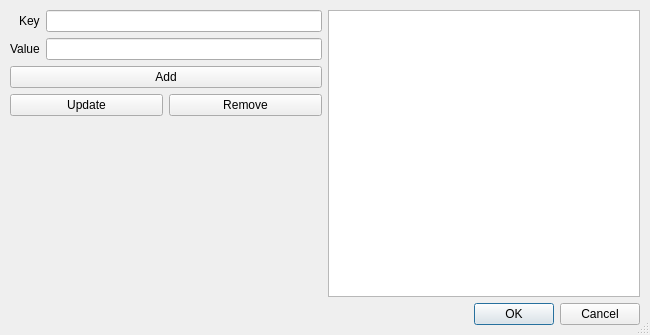
<?xml version="1.0" encoding="UTF-8"?>
<ui version="4.0">
 <class>fso::fred::dialogs::CustomDataDialog</class>
 <widget class="QDialog" name="fso::fred::dialogs::CustomDataDialog">
  <property name="windowModality">
   <enum>Qt::WindowModal</enum>
  </property>
  <property name="geometry">
   <rect>
    <x>0</x>
    <y>0</y>
    <width>650</width>
    <height>335</height>
   </rect>
  </property>
  <property name="windowTitle">
   <string>Custom Data</string>
  </property>
  <property name="sizeGripEnabled">
   <bool>true</bool>
  </property>
  <property name="modal">
   <bool>true</bool>
  </property>
  <layout class="QVBoxLayout" name="verticalLayout">
   <property name="spacing">
    <number>6</number>
   </property>
   <property name="leftMargin">
    <number>10</number>
   </property>
   <property name="topMargin">
    <number>10</number>
   </property>
   <property name="rightMargin">
    <number>10</number>
   </property>
   <property name="bottomMargin">
    <number>10</number>
   </property>
   <item>
    <layout class="QHBoxLayout" name="horizontalLayout">
     <item>
      <layout class="QVBoxLayout" name="verticalLayout_2">
       <item>
        <layout class="QFormLayout" name="formLayout">
         <property name="labelAlignment">
          <set>Qt::AlignRight|Qt::AlignTrailing|Qt::AlignVCenter</set>
         </property>
         <item row="0" column="0">
          <widget class="QLabel" name="keyLabel">
           <property name="text">
            <string>Key</string>
           </property>
          </widget>
         </item>
         <item row="0" column="1">
          <widget class="QLineEdit" name="keyLineEdit"/>
         </item>
         <item row="1" column="0">
          <widget class="QLabel" name="valueLabel">
           <property name="text">
            <string>Value</string>
           </property>
          </widget>
         </item>
         <item row="1" column="1">
          <widget class="QLineEdit" name="valueLineEdit"/>
         </item>
        </layout>
       </item>
       <item>
        <layout class="QGridLayout" name="gridLayout">
         <property name="sizeConstraint">
          <enum>QLayout::SetDefaultConstraint</enum>
         </property>
         <item row="0" column="0" colspan="2">
          <widget class="QPushButton" name="addButton">
           <property name="sizePolicy">
            <sizepolicy hsizetype="Minimum" vsizetype="Fixed">
             <horstretch>0</horstretch>
             <verstretch>0</verstretch>
            </sizepolicy>
           </property>
           <property name="text">
            <string>Add</string>
           </property>
          </widget>
         </item>
         <item row="1" column="1">
          <widget class="QPushButton" name="removeButton">
           <property name="text">
            <string>Remove</string>
           </property>
          </widget>
         </item>
         <item row="1" column="0">
          <widget class="QPushButton" name="updateButton">
           <property name="text">
            <string>Update</string>
           </property>
          </widget>
         </item>
        </layout>
       </item>
       <item>
        <spacer name="verticalSpacer_2">
         <property name="orientation">
          <enum>Qt::Vertical</enum>
         </property>
         <property name="sizeHint" stdset="0">
          <size>
           <width>20</width>
           <height>40</height>
          </size>
         </property>
        </spacer>
       </item>
      </layout>
     </item>
     <item>
      <widget class="QTableView" name="stringsTableView">
       <property name="sizePolicy">
        <sizepolicy hsizetype="Expanding" vsizetype="Expanding">
         <horstretch>0</horstretch>
         <verstretch>0</verstretch>
        </sizepolicy>
       </property>
      </widget>
     </item>
    </layout>
   </item>
   <item>
    <widget class="QDialogButtonBox" name="okAndCancelButtons">
     <property name="sizePolicy">
      <sizepolicy hsizetype="Preferred" vsizetype="Preferred">
       <horstretch>0</horstretch>
       <verstretch>0</verstretch>
      </sizepolicy>
     </property>
     <property name="layoutDirection">
      <enum>Qt::LeftToRight</enum>
     </property>
     <property name="orientation">
      <enum>Qt::Horizontal</enum>
     </property>
     <property name="standardButtons">
      <set>QDialogButtonBox::Cancel|QDialogButtonBox::Ok</set>
     </property>
     <property name="centerButtons">
      <bool>false</bool>
     </property>
    </widget>
   </item>
  </layout>
 </widget>
 <resources/>
 <connections/>
</ui>
